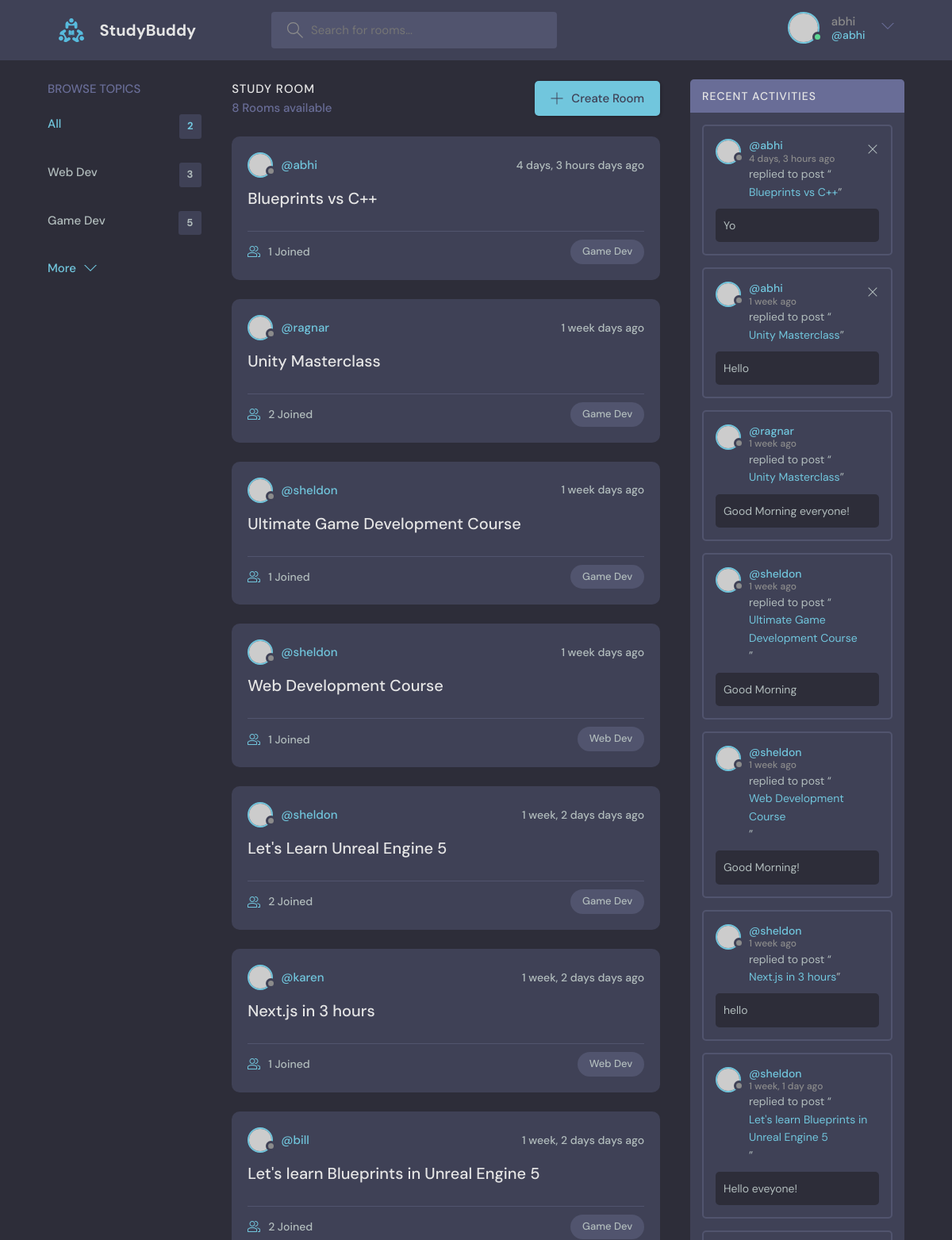
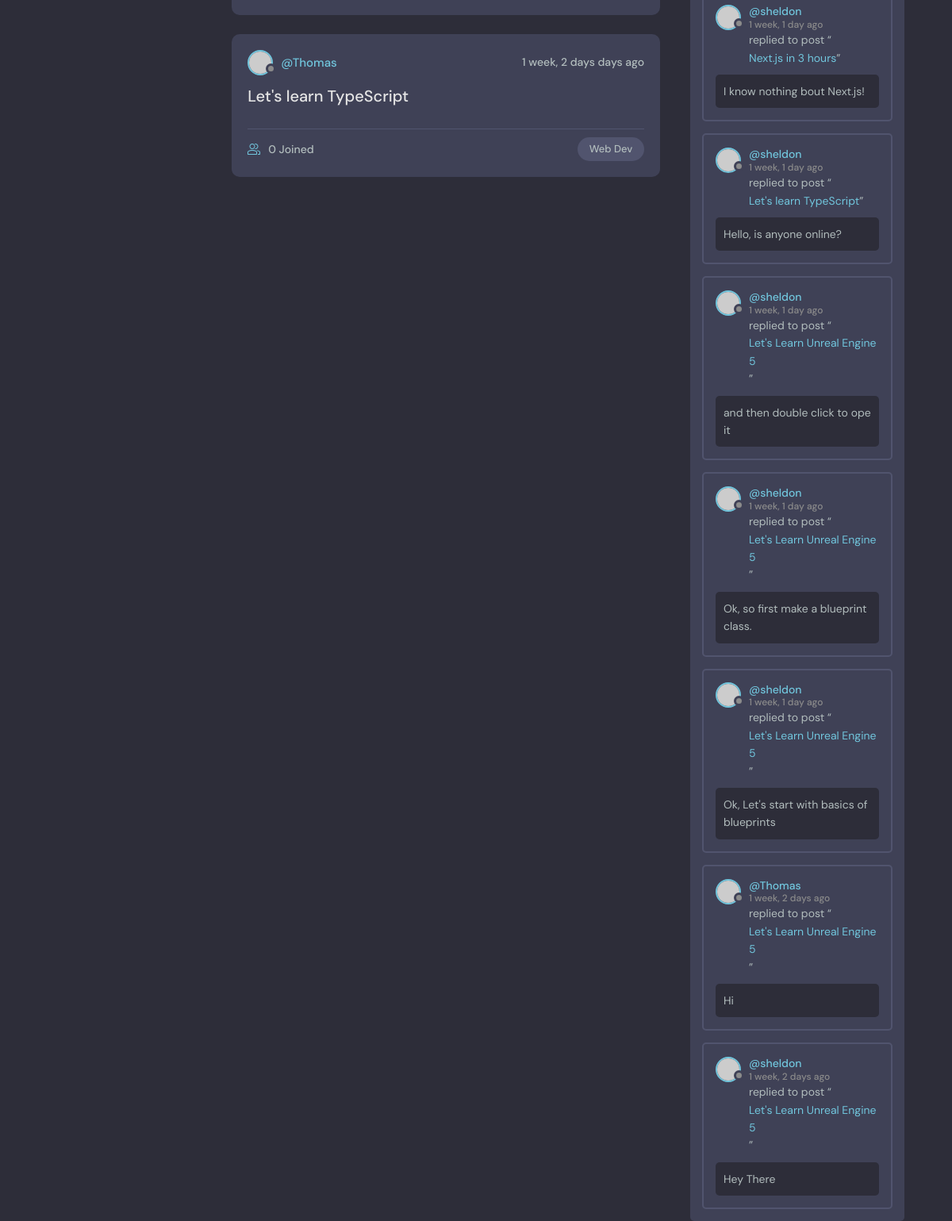
Screenshot of / (signed in) with the database file from the repository (2 pictures, top to bottom).
### base/models.py (models this page shows, shortened)
class Topic(models.Model):
    name = models.CharField(max_length=200)

class Room(models.Model):
    host = models.ForeignKey(User, on_delete=models.SET_NULL, null=True)
    topic = models.ForeignKey(Topic, on_delete=models.SET_NULL, null=True)
    name = models.CharField(max_length=200)
    description = models.TextField(null=True, blank=True)
    participants = models.ManyToManyField(User, related_name='participants', blank=True)
    updated = models.DateTimeField(auto_now=True)
    created = models.DateTimeField(auto_now_add=True)
    class Meta:
        ordering = ['-updated', '-created']
    def __str__(self):
        return self.name

class Message(models.Model):
    user  = models.ForeignKey(User, on_delete=models.CASCADE)
    room = models.ForeignKey(Room, on_delete=models.CASCADE)
    body = models.TextField()
    updated = models.DateTimeField(auto_now=True)
    created = models.DateTimeField(auto_now_add=True)
    class Meta:
        ordering = ['-updated', '-created']

### base/views.py (the view)
# urls.py: path('', views.home, name="home"),
def home(request):
    q = request.GET.get('q') if request.GET.get('q') != None else ''
    rooms = Room.objects.filter(
        Q(host__username__icontains=q) |
        Q(topic__name__icontains=q) |
        Q(name__icontains=q) |
        Q(description__icontains=q)
        )
    topics = Topic.objects.all()
    room_count = rooms.count()
    room_messages = Message.objects.filter(
        Q(user__username__icontains=q) |
        Q(room__topic__name__icontains=q) |
        Q(room__name__icontains=q) |
        Q(body__icontains=q)
        )
    context = {
        'rooms': rooms,
        'topics': topics,
        'room_count': room_count,
        'room_messages': room_messages,
    }
    return render(request, 'base/home.html', context)

### base/templates/base/home.html (shortened to what this page needs)
{% extends 'main.html' %}
{% block content %}
<main class="layout layout--3">
  <div class="container">
    {% include 'base/topics_component.html' %}
    <div class="roomList">
      <div class="roomList__header">
        <div>
          <h2>Study Room</h2>
          <p>{{room_count}} Rooms available</p>
        </div>
        <a class="btn btn--main" href="create-room.html">
          <svg
            version="1.1"
            xmlns="http://www.w3.org/2000/svg"
            width="32"
            height="32"
            viewBox="0 0 32 32"
          >
            <title>add</title>
            <path
              d="M16.943 0.943h-1.885v14.115h-14.115v1.885h14.115v14.115h1.885v-14.115h14.115v-1.885h-14.115v-14.115z"
            ></path>
          </svg>
          Create Room
        </a>
      </div>
      {% include 'base/feed_component.html' %}
    </div>
    {% include 'base/activity_component.html' %}
  </div>
</main>
{% endblock content %}

### templates/navbar.html (shortened to what this page needs)
{% load static %}
<header class="header header--loggedIn">
    <div class="container">
      <a href="{% url 'home' %}" class="header__logo">
        <img src="{% static 'images/logo.svg' %}"/>
        <h1>StudyBuddy</h1>
      </a>
      <form class="header__search" method="GET" action="{% url 'home' %}">
        <label>
          <input name="q" placeholder="Search for rooms..." />
        </label>
      </form>
      <nav class="header__menu">
        {% if request.user.is_authenticated %}
        <div class="header__user">
          <a href="profile.html">
            <div class="avatar avatar--medium active">
              <img src="https://randomuser.me/api/portraits/men/37.jpg" />
            </div>
            <p>{{request.user.username}}<span>@{{request.user.username}}</span></p>
          </a>
          <button class="dropdown-button">
            <svg version="1.1" xmlns="http://www.w3.org/2000/svg" width="32" height="32" viewBox="0 0 32 32">
              <title>chevron-down</title>
              <path d="M16 21l-13-13h-3l16 16 16-16h-3l-13 13z"></path>
            </svg>
          </button>
        </div>
        {% else %}
        <a href="{% url 'login' %}">
          <img src="{% static 'images/avatar.svg' %}" />
          <button class="button" >login</button>
        </a>
        {% endif %}
      </nav>
    </div>
  </header>

### base/templates/base/topics_component.html
<div class="topics">
    <div class="topics__header">
      <h2>Browse Topics</h2>
    </div>
    <ul class="topics__list">
      <li>
        <a href="{% url 'home' %}" class="active">All<span>{{topics.count}}</span></a>
      </li>
      {% for topic in topics %}
      <li>
        <a href="{% url 'home' %}?q={{topic.name}}">{{topic.name}}<span>{{topic.room_set.all.count}}</span></a>
      </li>
      {% endfor %}
    </ul>
    <a class="btn btn--link" href="topics.html">
      More
      <svg
        version="1.1"
        xmlns="http://www.w3.org/2000/svg"
        width="32"
        height="32"
        viewBox="0 0 32 32"
      >
        <title>chevron-down</title>
        <path d="M16 21l-13-13h-3l16 16 16-16h-3l-13 13z"></path>
      </svg>
    </a>
  </div>

### base/templates/base/feed_component.html (shortened to what this page needs)
{% for room in rooms%}
<div class="roomListRoom">
  <div class="roomListRoom__header">
    <a href="{% url 'user-profile' room.host.id %}" class="roomListRoom__author">
      <div class="avatar avatar--small">
        <img src="https://randomuser.me/api/portraits/women/11.jpg" />
      </div>
      <span>@{{room.host.username}}</span>
    </a>
    <div class="roomListRoom__actions">
      <span>{{room.created|timesince}} days ago</span>
    </div>
  </div>
  <div class="roomListRoom__content">
    <a href="{% url 'room' room.id %}">{{room.name}}</a>
  </div>
  <div class="roomListRoom__meta">
    <a href="{% url 'room' room.id %}" class="roomListRoom__joined">
      {{room.participants.all.count}} Joined
    </a>
    <p class="roomListRoom__topic">{{room.topic.name}}</p>
  </div>
</div>
{% endfor %}

### base/templates/base/activity_component.html
<div class="activities">
  <div class="activities__header">
    <h2>Recent Activities</h2>
  </div>
  {% for message in room_messages %}
  <div class="activities__box">
    <div class="activities__boxHeader roomListRoom__header">
      <a href="{% url 'user-profile' message.user.id %}" class="roomListRoom__author">
        <div class="avatar avatar--small">
          <img src="https://randomuser.me/api/portraits/women/11.jpg" />
        </div>
        <p>
          @{{message.user}}
          <span> {{message.created|timesince}} ago</span>
        </p>
      </a>
      {% if message.user == request.user %}
      <div class="roomListRoom__actions">
        <a href="{% url 'delete-message' message.id %}">
          <svg
            version="1.1"
            xmlns="http://www.w3.org/2000/svg"
            width="32"
            height="32"
            viewBox="0 0 32 32"
          >
            <title>Delete</title>
            <path
              d="M27.314 6.019l-1.333-1.333-9.98 9.981-9.981-9.981-1.333 1.333 9.981 9.981-9.981 9.98 1.333 1.333 9.981-9.98 9.98 9.98 1.333-1.333-9.98-9.98 9.98-9.981z"
            ></path>
          </svg>
        </a>
      </div>
      {% endif %}
    </div>
    <div class="activities__boxContent">
      <p>
        replied to post “<a href="{% url 'room' message.room.id %}">{{message.room}}</a
        >”
      </p>
      <div class="activities__boxRoomContent">
        {{message.body}}
      </div>
    </div>
  </div>
  {% endfor %}
</div>

### rows the page displays
Topic: name "Web Dev", room_set.all.count "3"
Topic: name "Game Dev", room_set.all.count "5"
Room: host.username "abhi", created "4 days, 3 hours", name "Blueprints vs C++", participants.all.count "1", topic.name "Game Dev"
Room: host.username "ragnar", created "1 week", name "Unity Masterclass", participants.all.count "2", topic.name "Game Dev"
Room: host.username "sheldon", created "1 week", name "Ultimate Game Development Course", participants.all.count "1", topic.name "Game Dev"
Room: host.username "sheldon", created "1 week", name "Web Development Course", participants.all.count "1", topic.name "Web Dev"
Room: host.username "sheldon", created "1 week, 2 days", name "Let's Learn Unreal Engine 5", participants.all.count "2", topic.name "Game Dev"
Room: host.username "karen", created "1 week, 2 days", name "Next.js in 3 hours", participants.all.count "1", topic.name "Web Dev"
Room: host.username "bill", created "1 week, 2 days", name "Let's learn Blueprints in Unreal Engine 5", participants.all.count "2", topic.name "Game Dev"
Room: host.username "Thomas", created "1 week, 2 days", name "Let's learn TypeScript", participants.all.count "0", topic.name "Web Dev"
Message: user "abhi", created "4 days, 3 hours", room "Blueprints vs C++", body "Yo"
Message: user "abhi", created "1 week", room "Unity Masterclass", body "Hello"
Message: user "ragnar", created "1 week", room "Unity Masterclass", body "Good Morning everyone!"
Message: user "sheldon", created "1 week", room "Ultimate Game Development Course", body "Good Morning"
Message: user "sheldon", created "1 week", room "Web Development Course", body "Good Morning!"
Message: user "sheldon", created "1 week", room "Next.js in 3 hours", body "hello"
Message: user "sheldon", created "1 week, 1 day", room "Let's learn Blueprints in Unreal Engine 5", body "Hello eveyone!"
Message: user "sheldon", created "1 week, 1 day", room "Next.js in 3 hours", body "I know nothing bout Next.js!"
Message: user "sheldon", created "1 week, 1 day", room "Let's learn TypeScript", body "Hello, is anyone online?"
Message: user "sheldon", created "1 week, 1 day", room "Let's Learn Unreal Engine 5", body "and then double click to ope it"
Message: user "sheldon", created "1 week, 1 day", room "Let's Learn Unreal Engine 5", body "Ok, so first make a blueprint class."
Message: user "sheldon", created "1 week, 1 day", room "Let's Learn Unreal Engine 5", body "Ok, Let's start with basics of blueprints"
Message: user "Thomas", created "1 week, 2 days", room "Let's Learn Unreal Engine 5", body "Hi"
Message: user "sheldon", created "1 week, 2 days", room "Let's Learn Unreal Engine 5", body "Hey There"

### other values shown
{{ request.user.username }} "abhi"
{{ topics.count }} "2"
{{ room_count }} "8"
